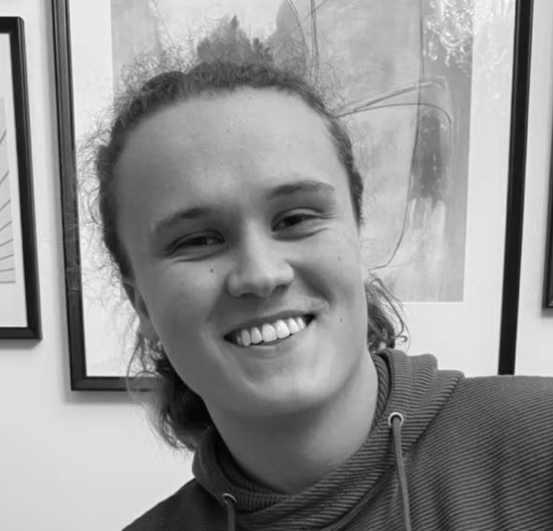
#> input picture inspiration/Albin.png, 1106 x 1062 px (shown at 1/2 size)
$ python generate-portraits.py
#> lines starting #> are read from the running program, lines starting #| are printed output that depends on the picture
import os
from PIL import Image, ImageEnhance

PEOPLE = [
    'Albin',
    'Alex',
    'Anne-Marie',
    'Annelotte',
    'Diana',
    'Hanneloes',
    'Henrik',
    'Olexa',
    'Simon',
    'Sylvester',
    'Tanja',
    'Arjan',
]

def generate_portraits():
    root = os.path.dirname(os.path.dirname(os.path.abspath(__file__)))
    inspiration_dir = os.path.join(root, 'inspiration')
    out_dir = os.path.join(root, 'assets', 'portraits')
    os.makedirs(out_dir, exist_ok=True)

    strip = Image.new('RGB', (len(PEOPLE) * 40, 40))
#> strip: PIL image 480x40 RGB; every value is 0

    for idx, name in enumerate(PEOPLE):
        # Find matching file in inspiration
        exts = ['.png', '.jpg', '.jpeg']
        found_path = None
        for ext in exts:
            p = os.path.join(inspiration_dir, f'{name}{ext}')
            if os.path.exists(p):
                found_path = p
                break
        if not found_path:
            raise FileNotFoundError(f'Could not find photo for {name} in {inspiration_dir}')

        im = Image.open(found_path)
#> im is the input picture: PIL image 1106x1062 RGBA; mean R, G, B, A 145.7, 145.7, 145.7, 255
        if im.mode == 'RGBA':
            bg = Image.new('RGB', im.size, (50, 55, 70))
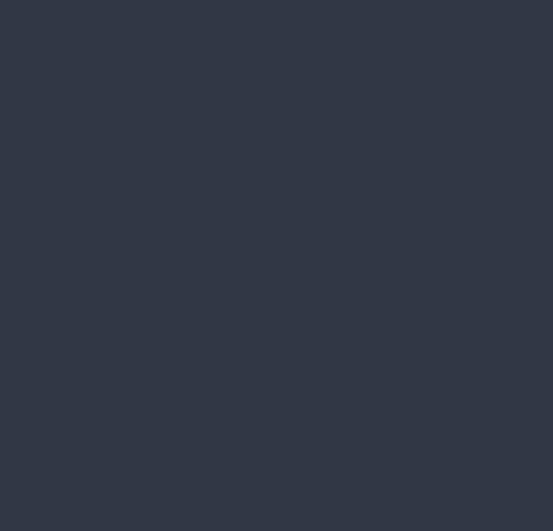
#> bg: PIL image 1106x1062 RGB (shown at 1/2 size); mean R, G, B 50, 55, 70
            bg.paste(im, mask=im.split()[3])
            im = bg
        else:
            im = im.convert('RGB')

        w, h = im.size
#> w = 1106; h = 1062
        min_dim = min(w, h)
#> min_dim = 1062
        left = (w - min_dim) // 2
#> left = 22
        top = (h - min_dim) // 2
#> top = 0
        cropped = im.crop((left, top, left + min_dim, top + min_dim))
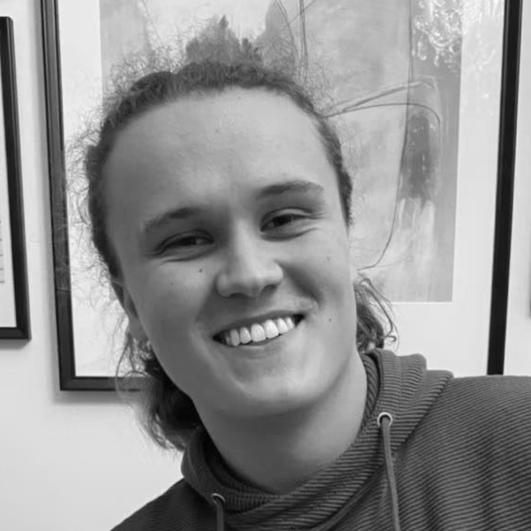
#> cropped: PIL image 1062x1062 RGB (shown at 1/2 size); mean R, G, B 144.8, 144.8, 144.8

        resized = cropped.resize((40, 40), Image.Resampling.LANCZOS)
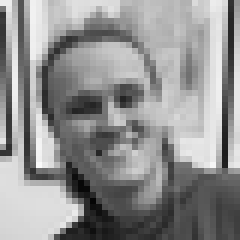
#> resized: PIL image 40x40 RGB (shown 6 times larger); min 5, max 250, mean 144.7
        enhancer = ImageEnhance.Color(resized)
        enhanced = enhancer.enhance(1.2)
        enhancer = ImageEnhance.Contrast(enhanced)
        enhanced = enhancer.enhance(1.15)

        snes_pixel = enhanced.convert(
            'P',
            palette=Image.Palette.ADAPTIVE,
            colors=28,
            dither=Image.Dither.FLOYDSTEINBERG
        ).convert('RGB')
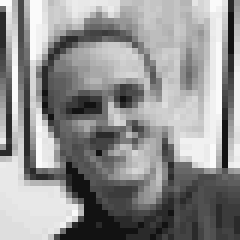
#> snes_pixel: PIL image 40x40 RGB (shown 6 times larger); min 18, max 250, mean 144.5

        snes_pixel.save(os.path.join(out_dir, f'{name.lower()}.png'))
        strip.paste(snes_pixel, (idx * 40, 0))
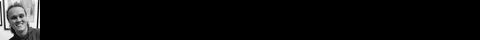
#> strip: PIL image 480x40 RGB; min 0, max 250, mean 12
#> pass 2 of the loop in generate_portraits, `for idx, name in enumerate(PEOPLE):`:
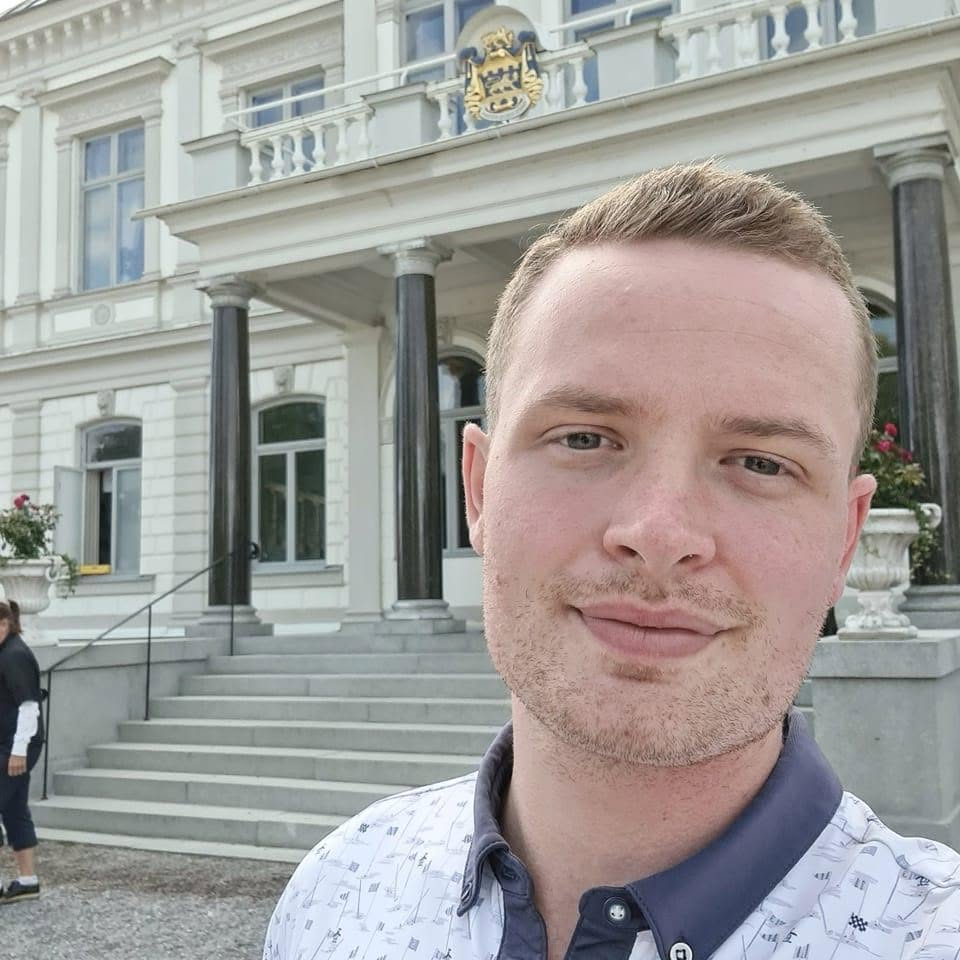
#> input picture inspiration/Alex.jpg, 960 x 960 px, given in place of Alex.png, which was not available
#> in generate_portraits, im is the input picture: PIL image 960x960 RGB; mean R, G, B 158.5, 156, 153
#> in generate_portraits, `snes_pixel = enhanced.convert( 'P', palette=Image.Palette.ADAPTIVE, co..`:
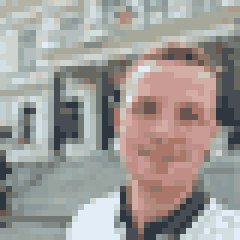
#> snes_pixel: PIL image 40x40 RGB (shown 6 times larger); mean R, G, B 158.9, 155.3, 151.1
#> in generate_portraits, `strip.paste(snes_pixel, (idx * 40, 0))`:
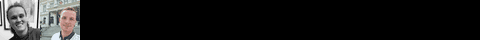
#> strip: PIL image 480x40 RGB; mean R, G, B 25.3, 25, 24.6
#> pass 3 of the loop in generate_portraits, `for idx, name in enumerate(PEOPLE):`:
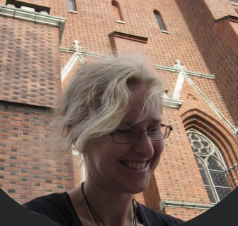
#> input picture inspiration/Anne-Marie.png, 238 x 226 px
#> in generate_portraits, im is the input picture: PIL image 238x226 RGBA; mean R, G, B, A 141.9, 117.3, 102.6, 255
#> in generate_portraits, `cropped = im.crop((left, top, left + min_dim, top + min_dim))`:
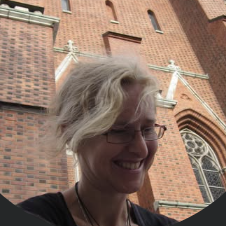
#> cropped: PIL image 226x226 RGB; mean R, G, B 142.6, 118, 103.2
#> in generate_portraits, `strip.paste(snes_pixel, (idx * 40, 0))`:
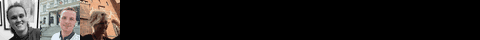
#> strip: PIL image 480x40 RGB; mean R, G, B 37.8, 34.5, 32.4
#> the loop made 5 passes; the first 3 are shown

    strip.save(os.path.join(out_dir, 'portraits-atlas.png'))
    print(f'Generated {len(PEOPLE)} SNES pixel art portraits in {out_dir}')

if __name__ == '__main__':
#> (the run stopped early here; a loop or call above may not have finished)
